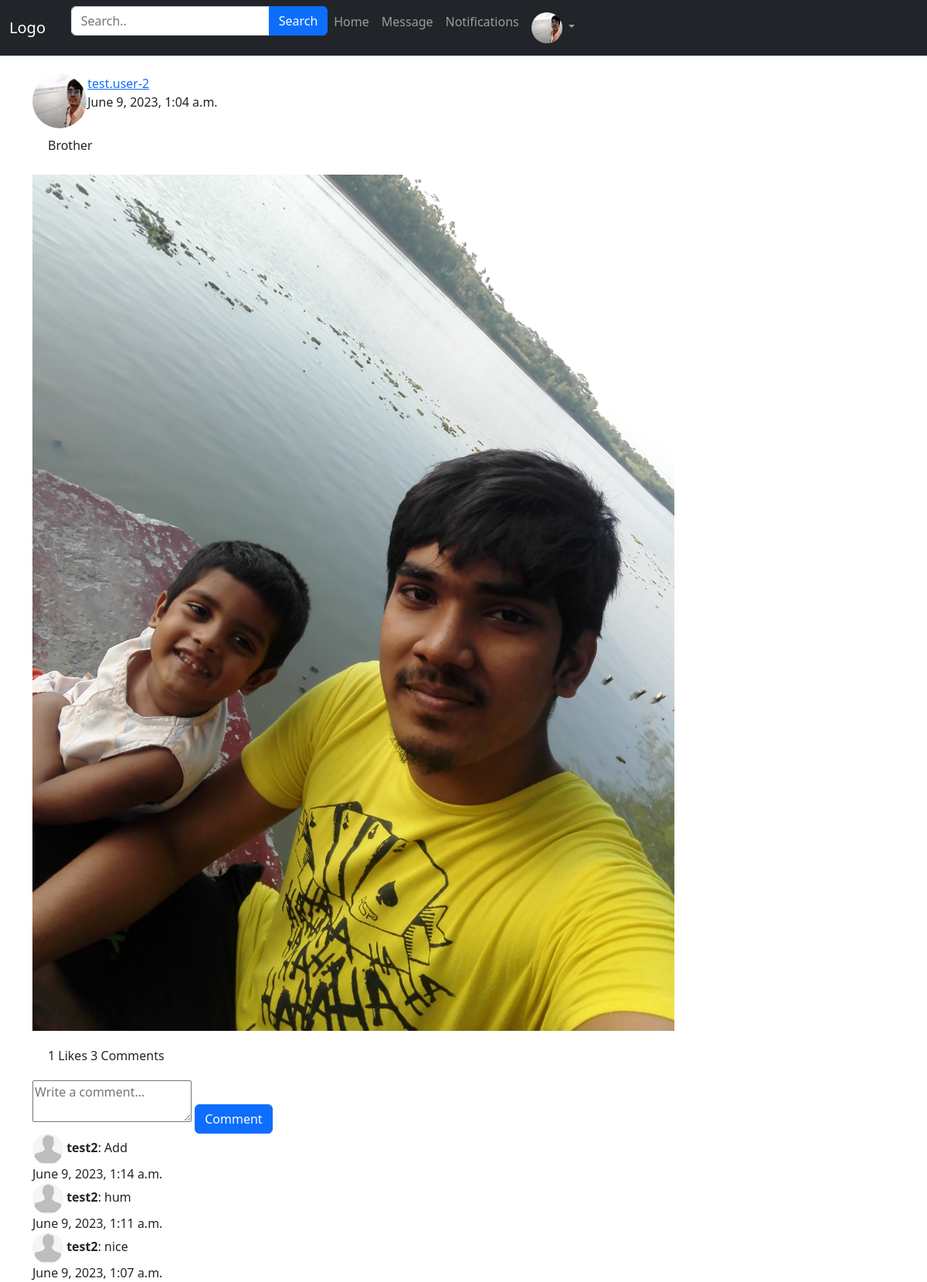
The page /post/post-details/7/ (signed in) on the database as committed earlier.
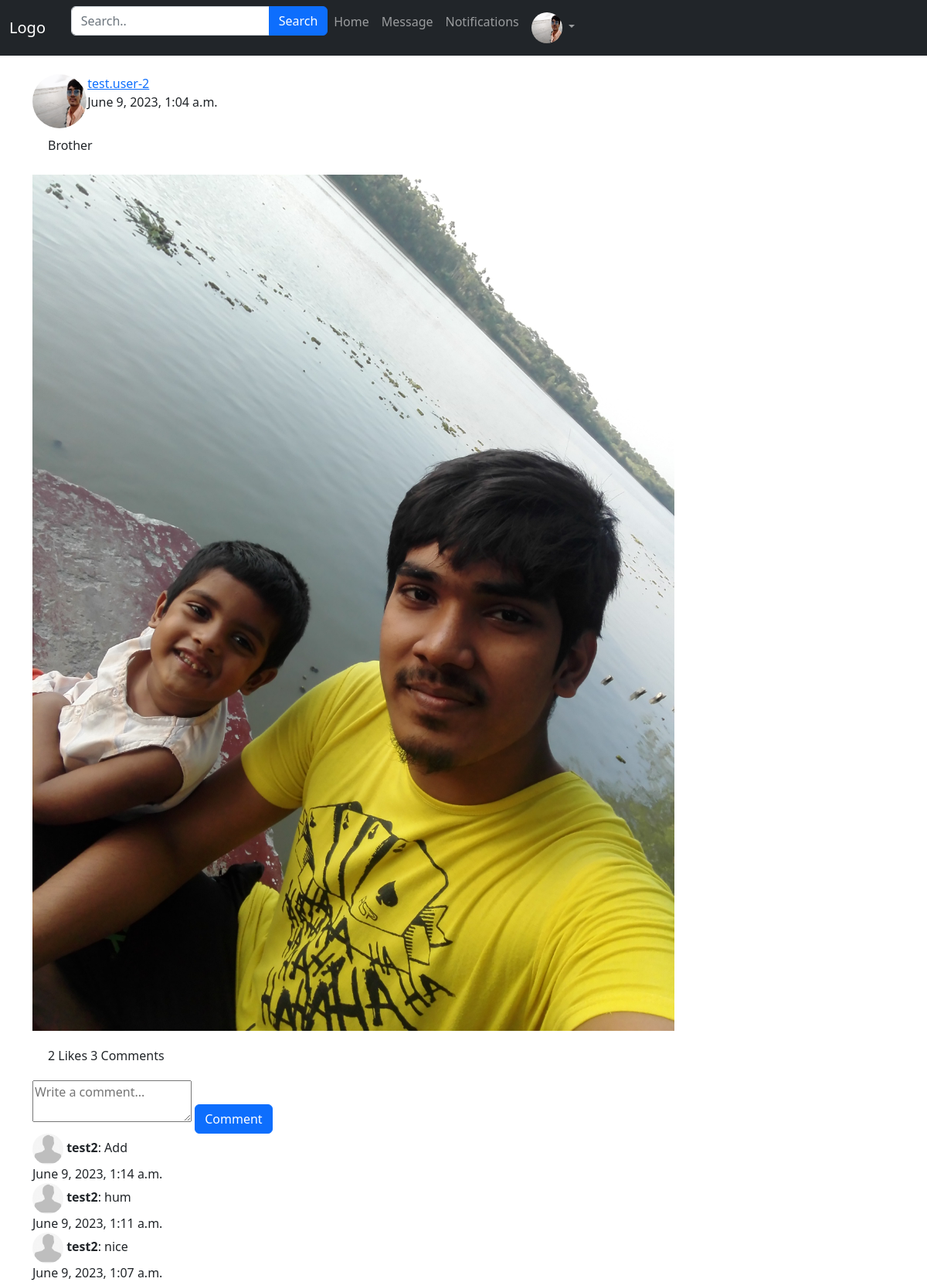
The same page on the database as committed later.
### App_Login/models.py (models this page shows)
class UserProfile(models.Model):
    user = models.OneToOneField( User, related_name='user_profile', on_delete=models.CASCADE)
    profile_pic = models.ImageField(upload_to='profile_pics',blank=True)
    description = models.TextField(blank=True)
    full_name = models.CharField(max_length=264,blank=True)
    dob = models.DateField(blank=True,null=True)
    website=models.URLField(blank=True)
    facebook = models.URLField(blank=True)

### App_Post/models.py (models this page shows, shortened)
class Posts(models.Model):
    author = models.ForeignKey(User, on_delete=models.CASCADE, related_name='post')
    image = models.ImageField(upload_to='post_images')
    caption = models.CharField(max_length=264, blank= True)
    upload_date = models.DateTimeField(auto_now_add=True)
    update_date = models.DateTimeField(auto_now=True)
    class Meta:
        ordering=['-upload_date']

class Comment(models.Model):
    post = models.ForeignKey(Posts, on_delete=models.CASCADE, related_name='comments')
    author = models.ForeignKey(User, on_delete=models.CASCADE)
    content = models.TextField()
    timestamp = models.DateTimeField(auto_now_add=True)
    class Meta:
        ordering = ['-timestamp']

### App_Post/views.py (the view)
# urls.py: path('post-details/<post_id>/', views.post_details, name='post_details'),
@login_required
def post_details(request, post_id):
    post = get_object_or_404(Posts, pk=post_id)
    return render(request, 'App_Post/post_details.html', {'post': post})

### templates/App_Post/post_details.html (shortened to what this page needs)
{% extends 'navbar.html' %}
{% load crispy_forms_tags %}
{% block body_block %}
  <div class="row">
    <div class="col-sm-9">
      <div class="posts">
        <div class="profile_link">
          <div class="row">
            <div class="col-sm-1">
              {% if post.author.user_profile.profile_pic %}
                <a href="{% url 'App_Login:user' username=post.author %}">
                  <img src="/media/{{ post.author.user_profile.profile_pic }}" width="70px" height="70px" class="rounded-circle">
                </a>
              {% else %}
                <a href="{% url 'App_Login:user' username=post.author %}">
                  <img src="/media/default.png" width="70px" height="70px" class="rounded-circle">
                </a>
              {% endif %}
            </div>
            <div class="col-sm-11">
              <a href="{% url 'App_Login:user' username=post.author %}">{{ post.author }}</a>
              <br>
              {{ post.upload_date }}
            </div>
          </div>
        </div>
        <div style="padding: 10px 20px;">
          <p>{{ post.caption }}</p>
        </div>
        <img src="{{ post.image.url }}" width="100%">
        <div style="padding: 20px;">
          {{ post.liked_post.count }} Likes
          {{ post.comments.count }} Comments
        </div>
        <div>
          <form method="POST" action="{% url 'App_Post:add_comment' post_id=post.pk %}">
            <textarea name="content" placeholder="Write a comment..." rows="2"></textarea>
            <button type="submit" class="btn btn-primary">Comment</button>
          </form>
          {% for comment in post.comments.all %}
            <div>
            {% if comment.author.user_profile.profile_pic  %}
              <img src="/media/{{ comment.author.user_profile.profile_pic }}" width="40px" height="40px" class="rounded-circle">
            {% else %}
                <img src="/media/default.png" width="40px" height="40px" class="rounded-circle">
            {% endif %}
              <strong>{{ comment.author.username }}</strong>: {{ comment.content }} <br>
              {{ comment.timestamp }}
            </div>
          {% endfor %}
        </div>
      </div>
    </div>
  </div>
{% endblock %}

### templates/navbar.html (shortened to what this page needs)
<!DOCTYPE html>
<html lang="en">
<head>
  <link href="https://cdn.jsdelivr.net/npm/bootstrap@5.2.3/dist/css/bootstrap.min.css" rel="stylesheet">
</head>
<body>
<nav class="navbar navbar-expand-lg bg-dark navbar-dark">
  <div class="container-fluid">
    <a class="navbar-brand" href="#">Logo</a>
    <div class="collapse navbar-collapse" id="collapsibleNavbar">
      <ul class="navbar-nav ">
        <form class="form-inline" method="get" action="{% url 'App_Post:home' %}">
          <div class="input-group mb-3">
              <input type="text" class="form-control" placeholder="Search.." name="search">
              <button class="btn btn-primary" type="submit">Search</button>
          </div>
      </form>
        <li class="nav-item">
          <a class="nav-link" href="{% url 'App_Post:home' %}">Home</a>
        </li>
        <li class="nav-item">
          <a class="nav-link" href="{% url 'App_Message:inbox' %}">Message</a>
        </li>
        <li class="nav-item">
          <a class="nav-link" href="{% url 'App_Post:notifications' %}">Notifications</a>
        </li>
        <li class="nav-item dropdown">
          {% if user.user_profile.profile_pic %}
          <a class="nav-link dropdown-toggle" href="#" role="button" data-bs-toggle="dropdown">
            <img src="/media/{{user.user_profile.profile_pic}}" width= '40px' height="40px" class="rounded-circle">
          </a>
          {% else %}
          <a class="nav-link dropdown-toggle" href="#" role="button" data-bs-toggle="dropdown">
            <img src="/media/default.png" width= '40px' height="40px" class="rounded-circle">
          </a>
          {% endif %}
        </li>
      </ul>
    </div>
  </div>
</nav>
<br>
<div class="container">
{% block body_block %}
{% endblock %}
</div>
</body>
</html>

Rows that differ between the two databases and show on the page:
changed Posts "Brother": liked_post.count "1" → "2"
